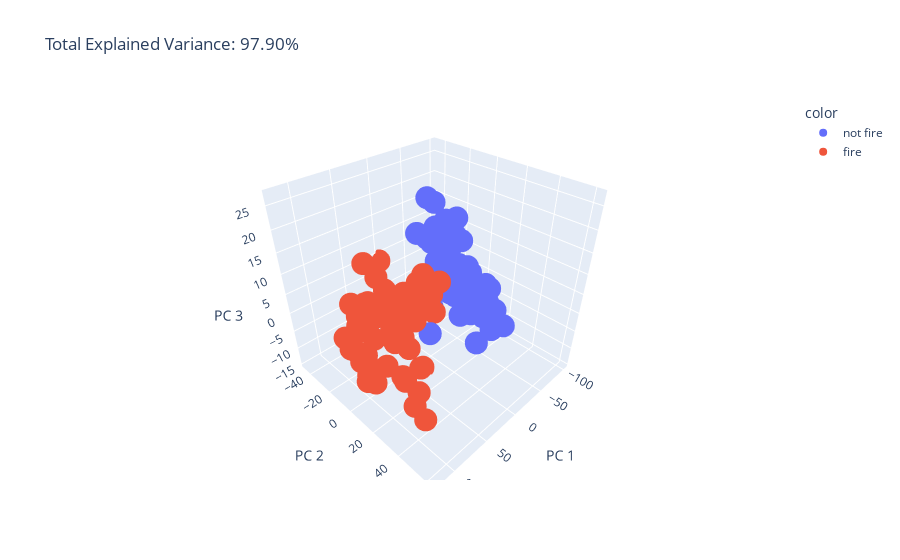

Notebook code cell kept with this figure:
### Markdown cell above
#### 3D-scatter plot after Dimensionality Reduction

### Code cell
total_var = pca.explained_variance_ratio_.sum() * 100
fig = px.scatter_3d(
    b_components,
    x=0,
    y=1,
    z=2,
    color=bejaia_df["Classes"],
    title=f"Total Explained Variance: {total_var:.2f}%",
    labels={"0": "PC 1", "1": "PC 2", "2": "PC 3"},
)
fig.show()
